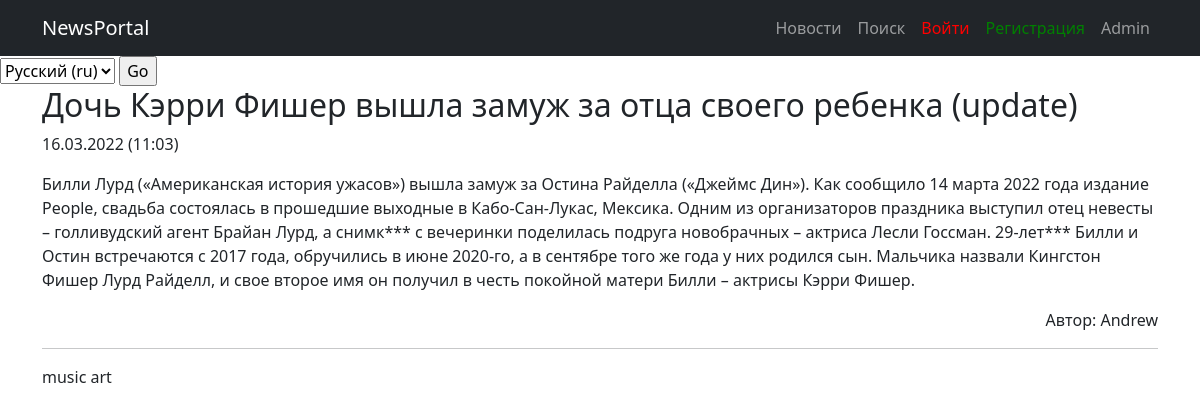
/news/327, run on the app's committed database.
### newsportal/models.py (models this page shows, shortened)
class Post(models.Model):
    post = 'post'
    news = 'news'
    TYPE_POST = [
        (post, 'Post'),
        (news, 'News'),
    ]
    date_post = models.DateTimeField(auto_now_add=True)
    type_post = models.CharField(max_length=4, choices=TYPE_POST, default=post)
    title_post = models.TextField()
    body_post = models.TextField()
    rate_post = models.IntegerField(default=0)
    author_post = models.ForeignKey("Author", on_delete=models.CASCADE)
    category_post = models.ManyToManyField(Category)

class Author(models.Model):
    rating = models.IntegerField(default=0)
    user = models.OneToOneField(User, on_delete=models.CASCADE)
    def __str__(self):
        return f'{self.user.username}'

class Category(models.Model):
    name = models.CharField(max_length=255, unique=True)
    subscribers = models.ManyToManyField(User)
    def __str__(self):
        return f'{self.name}'

### newsportal/views.py (the view)
# urls.py: path('<int:pk>', NewsPost.as_view(), name='news_detail'),
class NewsPost(DetailView):
    model = Post
    template_name = 'newspost.html'
    context_object_name = 'newspost'
    queryset = Post.objects.all()
    def get_context_data(self, *args, **kwargs):
        if self.request.user.is_authenticated:
            id = self.kwargs.get('pk')
            cat_list = []
            cats = Category.objects.filter(post__pk=id, subscribers=self.request.user).values('name')
            for cat in cats:
                cat_list.append(cat['name'])
            return {
                **super().get_context_data(*args, **kwargs),
                'list_cats': cat_list,
            }
        else:
            return {
                **super().get_context_data(*args, **kwargs),
                'not_authenticated': not self.request.user.is_authenticated,
            }
    def get_object(self, *args, **kwargs):
        obj = cache.get(f'post-{self.kwargs["pk"]}', None)
        if not obj:
            obj = super().get_object(queryset=self.queryset)
            cache.set(f'post-{self.kwargs["pk"]}', obj)
        return obj

### newsportal/templatetags/custom_filters.py (called while the page is built)
@register.filter(name='censor')
@stringfilter
def censor(value):
    lowtext = ''
    stopword = ['бес', 'вам', 'ами', 'ние', 'импресс', 'также']
    ln = len(stopword)
    censored_text = ''
    text = ''
    block = '*'
    for i in value:
        text += i
        lowtext = text.lower()
        flag = 0
        for j in stopword:
            if not lowtext in j:
                flag += 1
            if lowtext == j:
                censored_text += block * len(text)
                flag -= 1
                text = ''
        if flag == ln:
            censored_text += text
            text = ''
    if lowtext != '' and lowtext not in stopword:
        censored_text += text
    elif lowtext != '':
        censored_text += block * len(text)
    return censored_text

### templates/newspost.html (shortened to what this page needs)
{% extends 'account/base.html' %}
{% load i18n %}
{% load custom_filters %}
{% block content %}
<h2>{{newspost.title_post|censor}}</h2>
<p>{{newspost.date_post|date:'d.m.Y (h:m)' }}</p>
<p>{{newspost.body_post|censor}}</p>
<p align="right">{% trans 'Автор' %}: {{newspost.author_post}}</p>
<hr>
{% if not_authenticated %}
    {% for category in newspost.category_post.all %}
        <li style="display:inline;">{{category}}</li>
    {% endfor %}
{% endif %}
{% endblock content %}

### data on the page
Post: title_post|censor "Дочь Кэрри Фишер вышла замуж за отца своего ребенка (update)", date_post "16.03.2022 (11:03)", body_post|censor "Билли Лурд («Американская история ужасов») вышла замуж за Остина Райделла («Джеймс Дин»). Как сообщило 14 марта 2022 года издание People, свадьба состоялась в прошедшие выходные в Кабо-Сан-Лукас, Мексика. Одним из организаторов праздника выступил отец невесты – голливудский агент Брайан Лурд, а снимк*** с вечеринки поделилась подруга новобрачных – актриса Лесли Госсман. 29-лет*** Билли и Остин встречаются с 2017 года, обручились в июне 2020-го, а в сентябре того же года у них родился сын. Мальчика назвали Кингстон Фишер Лурд Райделл, и свое второе имя он получил в честь покойной матери Билли – актрисы Кэрри Фишер.", author_post "Andrew"
Category: name "music"
Category: name "art"

### other printed values
form field language "Русский (ru)"
